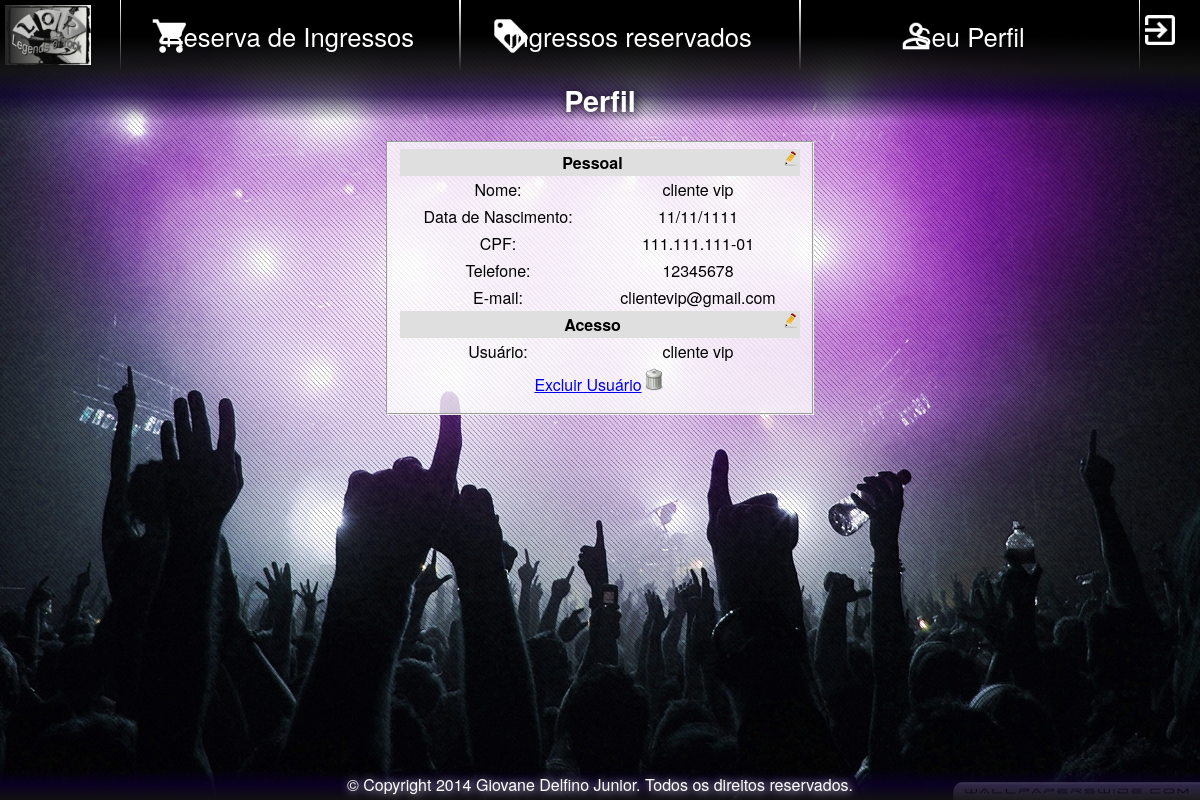
/system/client/ff_main_client.php?folder=profile&file=ff_view_profile&ext=php (signed in), run on the app's committed database.
### tables this page shows
CREATE TABLE IF NOT EXISTS `clientes` (
  `id` int(6) unsigned zerofill NOT NULL AUTO_INCREMENT COMMENT 'Irá armazenar o id do cliente.',
  `usuarios_id` int(10) unsigned zerofill NOT NULL,
  `nome` varchar(45) NOT NULL COMMENT 'Irá armazenar o nome completo.',
  `nascimento` date NOT NULL COMMENT 'Irá armazenar a data de nascimento.',
  `tipo_doc` char(1) NOT NULL COMMENT 'Irá armazenar o tipo de documento.',
  `num_doc` varchar(15) NOT NULL COMMENT 'Irá armazenar  número do documento.',
  `telefone` bigint(19) unsigned NOT NULL COMMENT 'Irá armazenar o telefone(s) para contato.',
  `email` varchar(45) NOT NULL COMMENT 'Irá armazenar o e-mail.',
  PRIMARY KEY (`id`),
  KEY `fk_clientes_usuarios` (`usuarios_id`)
);

### system/client/profile/ff_view_profile.php (the view, shortened to what this page needs)
<h2>Perfil</h2>
<fieldset>
	<?php
		$sql_sel_clientes = "SELECT * FROM clientes WHERE usuarios_id='".$_SESSION['idUsuario']."'";
		$sql_sel_clientes_resultado = $conexao->query($sql_sel_clientes);
		$sql_sel_clientes_dados = $sql_sel_clientes_resultado->fetch_array();
	?>
	<table>
			<th colspan="2">Pessoal<a href="ff_main_client.php?folder=profile&file=ff_fmupdpersonal_profile&ext=php"><img src="../../layout/images/edit.png" title="Editar acesso"
			height="15px" width="15px" style="float:right"></a></th>
		<tr>
			<td>Nome:</td>
			<td><?php echo $sql_sel_clientes_dados['nome']; ?></td>
		</tr>
		<tr>
			<td>Data de Nascimento:</td>
			<?php
				$data = $sql_sel_clientes_dados['nascimento'];
				$data = explode('-',$data);
				$org_data = $data['2'].'/'.$data['1'].'/'.$data['0'];
			?>
			<td><?php echo $org_data; ?></td>
		</tr>
		<tr>
			<td>
			<?php
				if($sql_sel_clientes_dados['tipo_doc'] == 1){
					echo "CPF:";
				}else if($sql_sel_clientes_dados['tipo_doc'] == 2){
					echo "RG:";
						}else{
							echo "Passaporte:";
						}
				$nome = $_SESSION['usuario'];
			?>
			</td>
			<td><?php echo $sql_sel_clientes_dados['num_doc']; ?></td>
		</tr>
		<tr>
			<td>Telefone:</td>
			<td><?php echo $sql_sel_clientes_dados['telefone']; ?></td>
		</tr>
		<tr>
			<td>E-mail:</td>
			<td><?php echo $sql_sel_clientes_dados['email']; ?></td>
		</tr>
		<tr>
			<th colspan="2">Acesso<a href="ff_main_client.php?folder=profile&file=ff_fmupdacess_profile&ext=php"><img src="../../layout/images/edit.png" title="Editar acesso"
			height="15px" width="15px" style="float:right"></a></th>
		<tr>
		<tr>
			<td>Usuário:</td>
			<td><?php echo $_SESSION['usuario']; ?></td>
		</tr>
		<tr>
			<td colspan="2"><a href="ff_main_client.php?folder=profile&file=ff_del_profile&ext=php&id=<?php echo $sql_sel_clientes_dados['id']; ?>" onClick="return deletar('usuário','<?php echo $nome; ?>')">Excluir Usuário<img src="../../layout/images/delete.png"></a></td>
		</tr>
	</table>
</fieldset>

### layout/css/ff_layout_backend_css.css (style rules this page uses)
body { margin: 0px auto; }
* { font-family: Helvetica Neue, Helvetica, Arial, sans-serif; }
div#content fieldset { width:400px; min-height:30px; margin:0px auto; margin-top:20px; margin-bottom:10px; }
div#content fieldset table { width:100%; }
div#content table { margin: 0px auto; min-width:400px; min-height:30px; border-color: #000000; border-collapse: collapse; margin-bottom: 5px; }
div#content table th { padding:2px; background-color: #DFDFDF; }
div#content table td { padding:2px; }

### layout/css/ff_layout_client_css.css (style rules this page uses)
html, body { height:100%; margin: 0px auto; background-image: url('../images/background_client.jpg'); background-size: 100% 100% !important; }
* { font-family: Helvetica Neue, Helvetica, Arial, sans-serif; }
h2 { padding-top:10px; width:100%; margin:0px; background: linear-gradient( rgba(18, 18, 18, 0.9),rgba(12, 0, 45, 0.72) , transparent); color:#FDFDFD; text-shadow:1px 1px 10px #000000; font-size:1.8em; }
fieldset { background:rgba(255, 255, 255, 0.76); }

### data on the page
clientes: nome "cliente vip", nascimento "11/11/1111", num_doc "111.111.111-01", telefone "12345678", email "clientevip@gmail.com"

### other printed values
$_SESSION['usuario'] "cliente vip"
